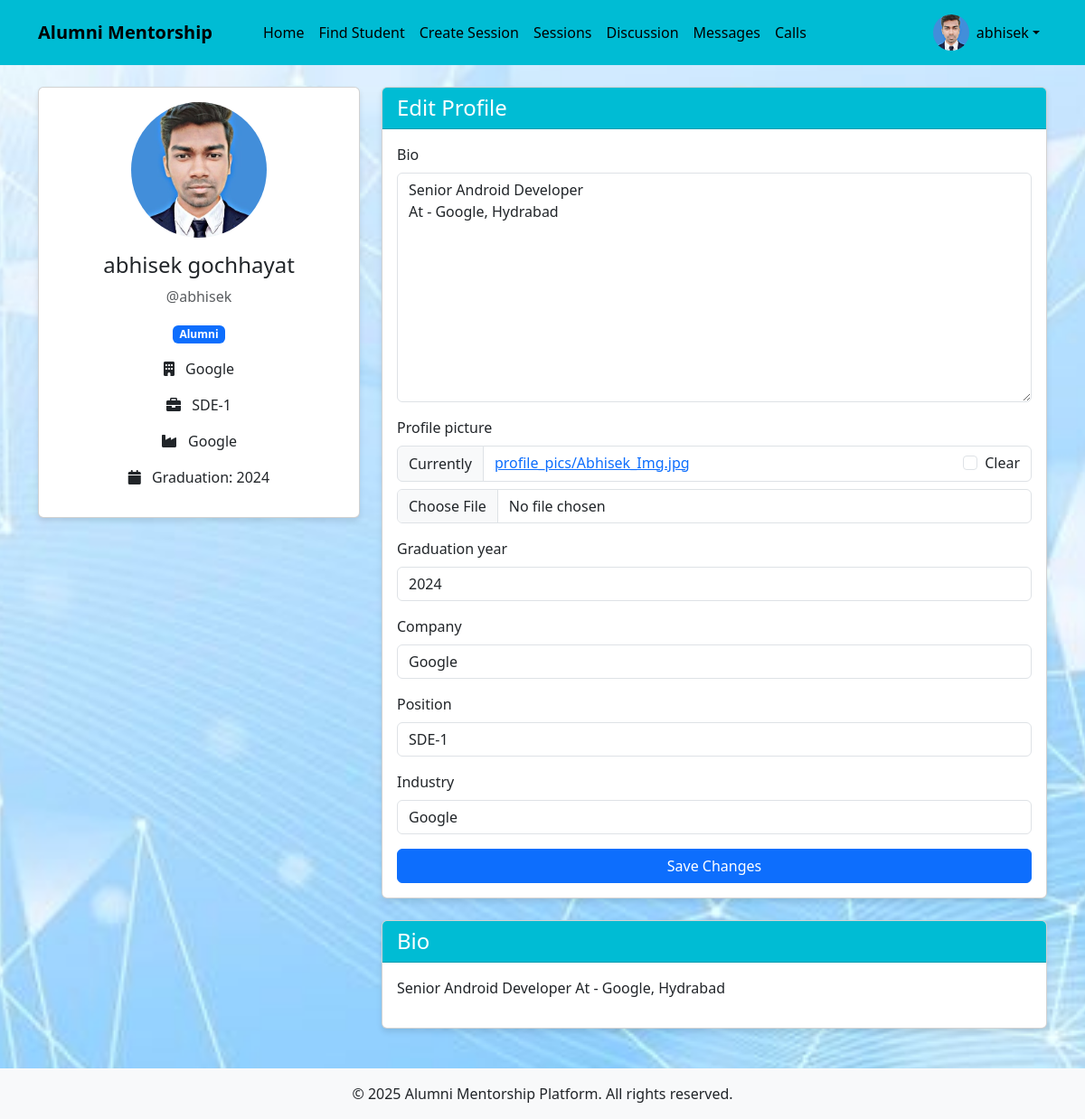
/users/profile/ (signed in), run on the app's committed database.
### users/models.py (models this page shows, shortened)
class CustomUser(AbstractUser):
    USER_TYPE_CHOICES = (
        ('student', 'Student'),
        ('alumni', 'Alumni'),
    )
    user_type = models.CharField(max_length=10, choices=USER_TYPE_CHOICES)
    bio = models.TextField(blank=True)
    profile_picture = models.ImageField(upload_to='profile_pics/', blank=True, null=True)
    graduation_year = models.IntegerField(null=True, blank=True)
    company = models.CharField(max_length=100, blank=True)
    position = models.CharField(max_length=100, blank=True)
    industry = models.CharField(max_length=100, blank=True)
    course = models.CharField(max_length=100, blank=True)
    year_of_study = models.IntegerField(null=True, blank=True)

### users/views.py (the view)
# urls.py: path('profile/', views.profile, name='profile'),
@login_required
def profile(request):
    user = request.user
    if request.method == 'POST':
        if user.user_type == 'student':
            form = StudentProfileForm(request.POST, request.FILES, instance=user)
        else:
            form = AlumniProfileForm(request.POST, request.FILES, instance=user)
        if form.is_valid():
            form.save()
            messages.success(request, 'Your profile has been updated!')
            return redirect('profile')
    else:
        if user.user_type == 'student':
            form = StudentProfileForm(instance=user)
        else:
            form = AlumniProfileForm(instance=user)
    return render(request, 'users/profile.html', {'form': form})

### users/forms.py
class AlumniProfileForm(forms.ModelForm):
    class Meta:
        model = CustomUser
        fields = ('bio', 'profile_picture', 'graduation_year', 'company', 'position', 'industry')

### templates/users/profile.html (shortened to what this page needs)
{% extends 'base.html' %}
{% load crispy_forms_tags %}
{% block content %}
<div class="row">
    <div class="col-md-4">
        <div class="card text-center">
            <div class="card-body">
                {% if user.profile_picture %}
                    <img src="{{ user.profile_picture.url }}" alt="Profile Picture" class="profile-pic-lg mb-3">
                {% else %}
                    <i class="fas fa-user-circle mb-3" style="font-size: 8rem; color: #ccc;"></i>
                {% endif %}
                <h4>{{ user.get_full_name }}</h4>
                <p class="text-muted">@{{ user.username }}</p>
                <p class="badge bg-primary">{{ user.get_user_type_display }}</p>
                {% if user.user_type == 'alumni' %}
                    <p><i class="fas fa-building me-2"></i> {{ user.company|default:"Not specified" }}</p>
                    <p><i class="fas fa-briefcase me-2"></i> {{ user.position|default:"Not specified" }}</p>
                    <p><i class="fas fa-industry me-2"></i> {{ user.industry|default:"Not specified" }}</p>
                {% else %}
                    <p><i class="fas fa-graduation-cap me-2"></i> {{ user.course|default:"Not specified" }}</p>
                    <p><i class="fas fa-user-graduate me-2"></i> Year {{ user.year_of_study|default:"Not specified" }}</p>
                {% endif %}
                <p><i class="fas fa-calendar me-2"></i> Graduation: {{ user.graduation_year|default:"Not specified" }}</p>
            </div>
        </div>
    </div>
    <div class="col-md-8">
        <div class="card">
            <div class="card-header  text-white">
                <h4 class="card-title mb-0">Edit Profile</h4>
            </div>
            <div class="card-body">
                <form method="post" enctype="multipart/form-data">
                    {{ form|crispy }}
                    <div class="d-grid gap-2">
                        <button type="submit" class="btn btn-primary">Save Changes</button>
                    </div>
                </form>
            </div>
        </div>
        <div class="card mt-4">
            <div class="card-header text-white">
                <h4 class="card-title mb-0">Bio</h4>
            </div>
            <div class="card-body">
                {% if user.bio %}
                    <p>{{ user.bio }}</p>
                {% else %}
                    <p class="text-muted">No bio provided. Edit your profile to add a bio.</p>
                {% endif %}
            </div>
        </div>
    </div>
</div>
{% endblock %}

### templates/base.html (shortened to what this page needs)
<!DOCTYPE html>
<html lang="en">
  <head>
    <link
      href="https://cdn.jsdelivr.net/npm/bootstrap@5.3.0/dist/css/bootstrap.min.css"
      rel="stylesheet"
    />
    <link
      rel="stylesheet"
      href="https://cdnjs.cloudflare.com/ajax/libs/font-awesome/6.0.0/css/all.min.css"
    />
  </head>
  <body>
    <header>
      <nav class="navbar navbar-expand-lg navbar-dark">
        <div class="container">
          <a class="navbar-brand" href="{% url 'home' %}">Alumni Mentorship</a>
          <div class="collapse navbar-collapse" id="navbarNav">
            <ul class="navbar-nav me-auto">
              {% if user.is_authenticated %}
              <li class="nav-item">
                <a class="nav-link" href="{% url 'home' %}">Home</a>
              </li>
              {% if user.user_type == 'student' %}
              <li class="nav-item">
                <a class="nav-link" href="{% url 'alumni_list' %}"
                  >Find Mentors</a
                >
              </li>
              {% else %}
              <li class="nav-item">
                <a class="nav-link" href="{% url 'student_list' %}"
                  >Find Student</a
                >
              </li>
              <li class="nav-item">
                <a class="nav-link" href="{% url 'create_group_session' %}"
                  >Create Session</a
                >
              </li>
              {% endif %}
              <li class="nav-item">
                <a class="nav-link" href="{% url 'group_sessions' %}"
                  > Sessions</a
                >
              </li>
              <li class="nav-item">
                <a class="nav-link" href="{% url 'topic_list' %}"
                  >Discussion </a
                >
              </li>
              <li class="nav-item">
                <a class="nav-link" href="{% url 'chat_list' %}">Messages</a>
              </li>
              <li class="nav-item">
                <a class="nav-link" href="{% url 'call_home' %}">Calls</a>
              </li>
              {% endif %}
            </ul>
            <ul class="navbar-nav">
              {% if user.is_authenticated %}
              <li class="nav-item dropdown">
                <a
                  class="nav-link dropdown-toggle d-flex align-items-center"
                  href="#"
                  id="navbarDropdown"
                  role="button"
                  data-bs-toggle="dropdown"
                >
                  {% if user.profile_picture %}
                  <img
                    src="{{ user.profile_picture.url }}"
                    alt="Profile"
                    class="profile-pic me-2"
                  />
                  {% else %}
                  <i
                    class="fas fa-user-circle me-2"
                    style="font-size: 1.5rem"
                  ></i>
                  {% endif %} {{ user.username }}
                </a>
              </li>
              {% endif %}
            </ul>
          </div>
        </div>
      </nav>
    </header>
    <main class="container py-4">
       {% block content %}{% endblock %}
    </main>
    <footer class="bg-light py-3 mt-auto">
      <div class="container text-center">
        <p class="mb-0">
          &copy; {% now "Y" %} Alumni Mentorship Platform. All rights reserved.
        </p>
      </div>
    </footer>
  </body>
</html>

### templates/base.html (style rules this page uses)
body { min-height: 100vh; display: flex; flex-direction: column; background-image: url("/static/images/img.jpg"); background-size: cover; background-repeat: no-repeat; background-position: center; }
main { flex: 1; }
.navbar-brand { font-weight: bold; padding-right: 2rem; color: #000; }
.profile-pic { width: 40px; height: 40px; border-radius: 50%; object-fit: cover; }
.navbar { background: #00bcd4; }
.nav-item { gap: 1rem; }
#navbarNav { gap: 2rem; }
.profile-pic-lg { width: 150px; height: 150px; border-radius: 50%; object-fit: cover; }
.card { margin-bottom: 20px; box-shadow: 0 4px 6px rgba(0, 0, 0, 0.1); }
.card-header { background-color: #00bcd4; }
.navbar li a { color: black; }

### data on the page
CustomUser: profile_picture (picture), username "abhisek", get_full_name "abhisek gochhayat", user_type "Alumni", company "Google", position "SDE-1", industry "Google", graduation_year "2024", bio "Senior Android Developer At - Google, Hydrabad"
